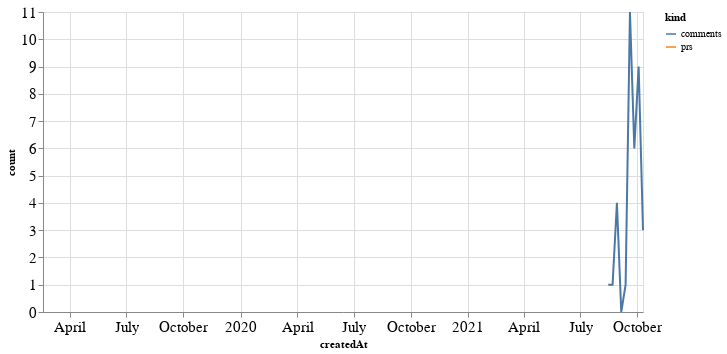

Notebook code cell kept with this figure:
### Code cell
alt.Chart(total_time, width=600).mark_line().encode(
    x='createdAt',
    y='count',
    color='kind'
)

### Figure 1 — Vega-Lite specification as saved in the notebook (floating-point values rounded to 4 significant figures)
{"config": {"axisLeft": {"labelFontSize": 15}, "axisBottom": {"labelFontSize": 15}}, "data": {"name": "data-1275c1f2638820094c1e9a41dcf6f04f"}, "mark": "line", "encoding": {"color": {"type": "nominal", "field": "kind"}, "x": {"type": "temporal", "field": "createdAt"}, "y": {"type": "quantitative", "field": "count"}}, "width": 600, "$schema": "https://vega.github.io/schema/vega-lite/v4.8.1.json", "datasets": {"data-1275c1f2638820094c1e9a41dcf6f04f": [{"createdAt": "2019-02-17T00:00:00", "kind": "prs", "count": 1.0}, {"createdAt": "2021-08-15T00:00:00", "kind": "prs", "count": null}, {"createdAt": "2021-08-22T00:00:00", "kind": "prs", "count": null}, {"createdAt": "2021-08-29T00:00:00", "kind": "prs", "count": null}, {"createdAt": "2021-09-05T00:00:00", "kind": "prs", "count": null}, {"createdAt": "2021-09-12T00:00:00", "kind": "prs", "count": null}, {"createdAt": "2021-09-19T00:00:00", "kind": "prs", "count": null}, {"createdAt": "2021-09-26T00:00:00", "kind": "prs", "count": null}, {"createdAt": "2021-10-03T00:00:00", "kind": "prs", "count": null}, {"createdAt": "2021-10-10T00:00:00", "kind": "prs", "count": null}, {"createdAt": "2019-02-17T00:00:00", "kind": "comments", "count": null}, {"createdAt": "2021-08-15T00:00:00", "kind": "comments", "count": 1.0}, {"createdAt": "2021-08-22T00:00:00", "kind": "comments", "count": 1.0}, {"createdAt": "2021-08-29T00:00:00", "kind": "comments", "count": 4.0}, {"createdAt": "2021-09-05T00:00:00", "kind": "comments", "count": 0.0}, {"createdAt": "2021-09-12T00:00:00", "kind": "comments", "count": 1.0}, {"createdAt": "2021-09-19T00:00:00", "kind": "comments", "count": 11.0}, {"createdAt": "2021-09-26T00:00:00", "kind": "comments", "count": 6.0}, {"createdAt": "2021-10-03T00:00:00", "kind": "comments", "count": 9.0}, {"createdAt": "2021-10-10T00:00:00", "kind": "comments", "count": 3.0}]}}
